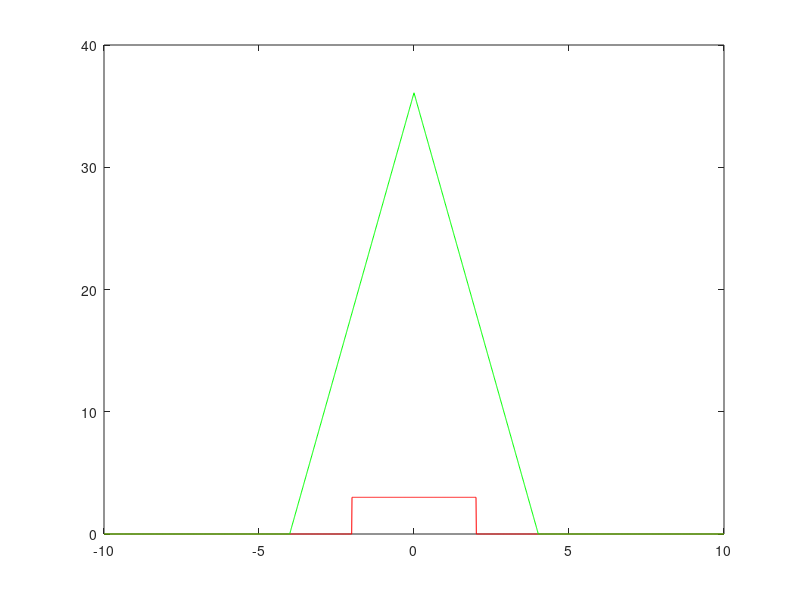

Write the MATLAB code that produced this figure.
%% splot
close all; clear all; clc;
 
t=-10:0.01:10;
x=3*(abs(t)<=2);
xx=conv(x,x,'same')*0.01; %same czyli wszystkie takiego samego typu,
                          %splot
plot(t,x,'r',t,xx,'g')
conv([1 3 0 2],[-1 0 1],'valid')%konwolucja, valid - zwraca tylko 
                                %te probki gdzie drugi sygnal byl 
                                %w calosci wewnatrz pierwszego